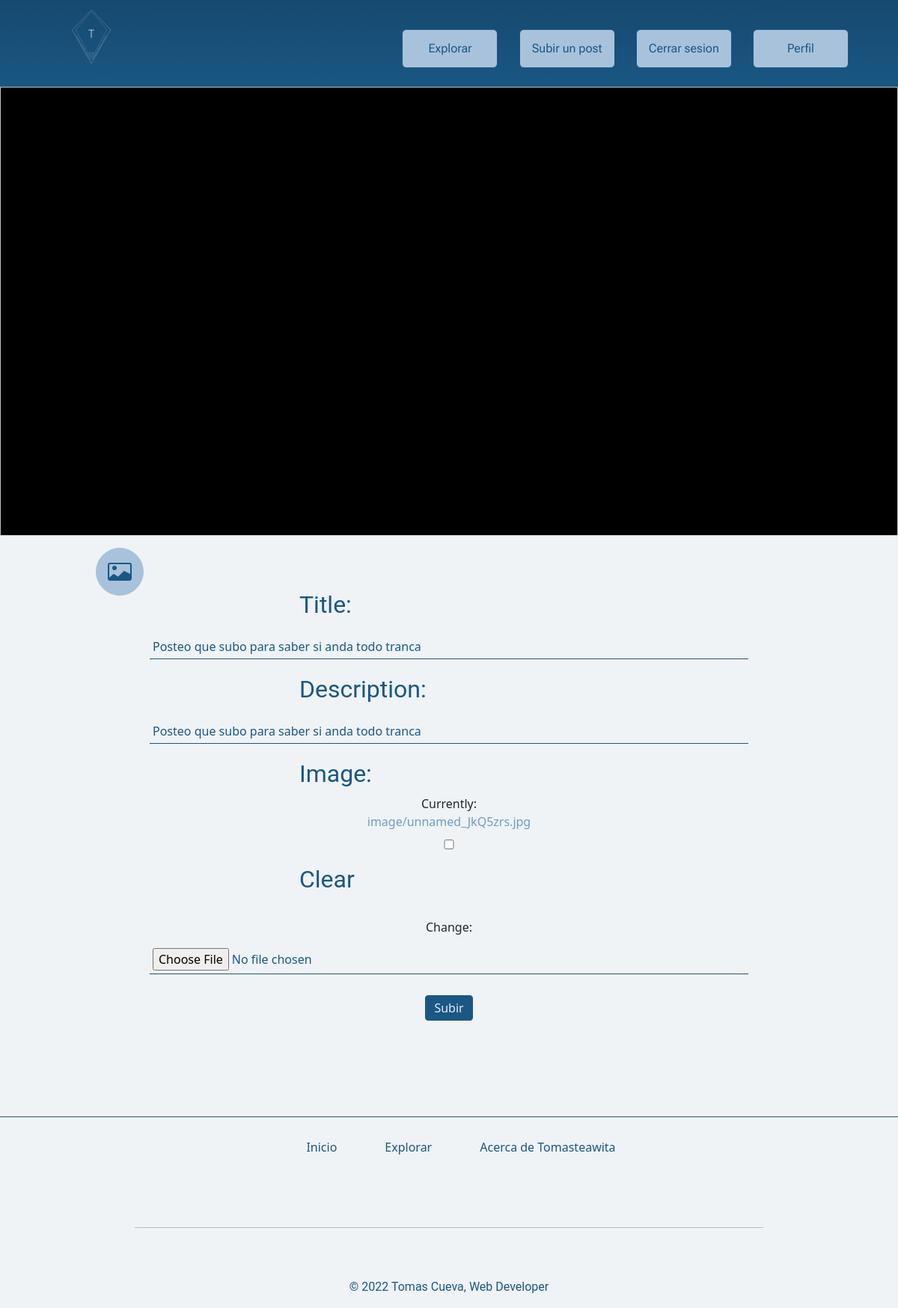
The page /edit_post/6 on the database its author committed.
### blog/models.py (models this page shows, shortened)
class Post(models.Model):
    title = models.CharField(max_length=75)
    description = models.CharField(max_length=256)
    text = models.TextField(max_length=1040)
    image = models.ImageField(upload_to='image',null=True,blank=True)
    user = models.ForeignKey(User, on_delete=models.CASCADE,null=True,blank=True)
    category = models.ForeignKey(Category, on_delete=models.CASCADE,null=True,blank=True)
    date = models.DateTimeField(null=True)

### blog/views.py (the view)
# urls.py: path('edit_post/<pk>',EditPost.as_view(),name="EditPost"),
class EditPost(UpdateView):
    model = Post
    success_url = '/'
    template_name = 'edit_post.html'
    fields = ['title','description','image','user','category']

### blog/models.py (called while the page is built)
    def __str__(self):
        return f"{self.name}"

### blog/templates/edit_post.html (shortened to what this page needs)
{% extends 'main.html' %}
{% load static %}
{% block main %}
    <main class="edit-post">
        <section class="preview">
            <img id="imagePreView">
        </section>
        <section>
            <button class="selectImageButton" id="selectImageBtn" onClick="document.getElementById('id_image').click();">
                <i class="bi bi-card-image"></i>
            </button>
            <form action="" method="post" enctype="multipart/form-data"> {% csrf_token %}
                <ul >
                    {{form.as_ul}}
                </ul>
                <button type="submit" value="Up">Subir</button>
            </form>
        </section>
    </main>
{% endblock %}

### tomasteawita/static/css/style.css (style rules this page uses)
*, *:before, *:after { box-sizing: border-box; margin: 0; padding: 0; }
body { background-color: #eff3f6; }
a, strong { text-decoration: none; color: #719cc6; }
main { z-index: 10; }
p, label { color: #1A5784; font-family: "Roboto", "Quicksand", sans-serif; }
ul { list-style-type: none; }
.preview { display: block; height: 600px; background-color: black; }
.preview img { width: 100%; height: 600px; object-fit: cover; }
.selectImageButton { position: absolute; top: 732px; left: 128px; border-radius: 50%; width: 64px; height: 64px; font-size: 32px; background-color: #A8C2DC; color: #1A5784; border: 1px solid #A8C2DC; }
.edit-post section { text-align: center; height: 100%; }
.edit-post section form { margin-top: 64px; display: flex; flex-direction: column; align-items: center; justify-content: space-evenly; }
.edit-post section form ul { height: 100%; width: 100%; padding: 0; }
.edit-post section form ul li { display: flex; flex-direction: column; }
.edit-post section form ul li label { font-size: 2rem; margin: 4px auto 4px 400px; }
.edit-post section form ul li input { background-color: transparent; border-bottom: 1.5px solid #1A5784; border-right: none; border-left: none; border-top: none; margin: 12px auto; width: 800px; color: #1A5784; padding: 4px; }
.edit-post section form ul li:nth-child(1) input { color: #1A5784; }
.edit-post section form button { background-color: #1A5784; border-radius: 4px; color: #E5EBF1; padding: 4px; width: 64px; border: 1px solid #1A5784; }

### rows shown on the page
Post: title "Posteo que subo para saber si anda todo tranca", description "Posteo que subo para saber si anda todo tranca"
